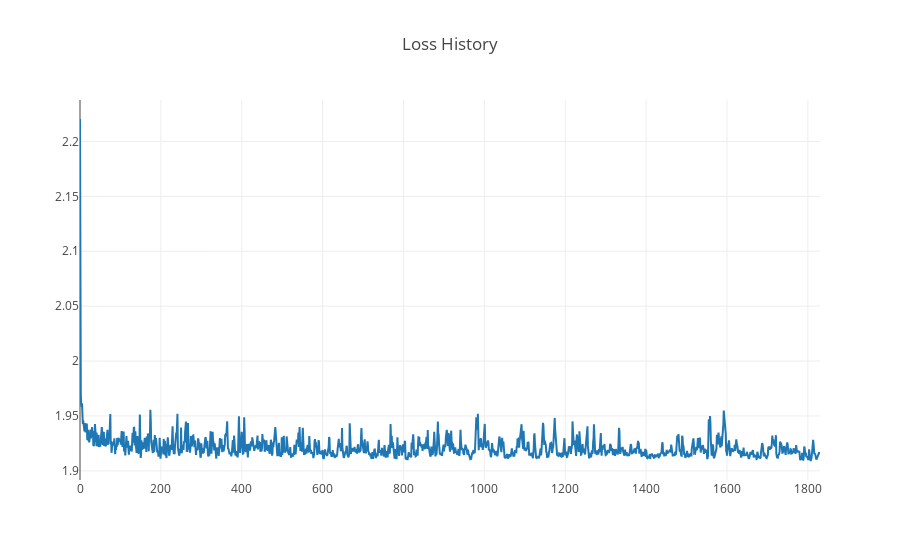

Notebook code cell kept with this figure:
### Code cell
plotly.offline.iplot({
    'data': [
        go.Scatter(
            y=loss_history
        )
    ],
    'layout': go.Layout(title='Loss History')
})

### Figure 1 — Plotly figure (JSON) as saved in the notebook; plotly's stock layout.template omitted (floating-point values rounded to 4 significant figures; data arrays with more than 128 entries replaced by an {"elided": "..."} marker saying what was removed)
{"data": [{"type": "scatter", "y": {"elided": "1831 float values"}}], "layout": {"title": "Loss History"}}
